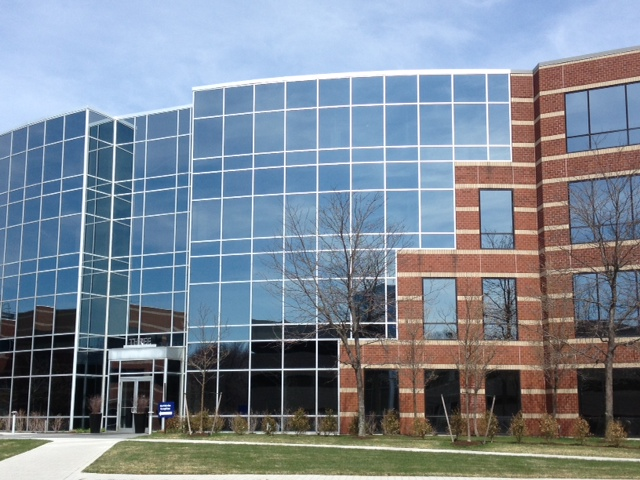
#> input picture Images/image2.png, 640 x 480 px, found by its file name
$ jupyter execute 'Panorama Stitcher From Scratch.ipynb'
#> lines starting #> are read from the running program, lines starting #| are printed output that depends on the picture; after the words box and inside, x2 and y2 are one past the last pixel; in counts of white or black regions, pixels touching at a corner belong together
<center><h1>Panorama Task 2nd Trial</h1><center>

### Set up Environment and Import Libraries

[cell 1]
# Import necessary libraries
import numpy as np  # NumPy is used for numerical operations on arrays
import cv2  # OpenCV is a computer vision library
import matplotlib.pyplot as plt # Importing the matplotlib library for plotting

### Display Images with Matplotlib and OpenCV

[cell 2]
def plt_show(images):
    # If there's only one image, handle it differently
    if len(images) == 1:
        plt.figure(figsize=(10, 10))  # Set the figure size
        rgb_frame = cv2.cvtColor(images[0], cv2.COLOR_BGR2RGB)
        plt.imshow(rgb_frame)
        plt.axis('off')
        plt.show()
    else:
        # Create a subplot with 1 row and len(images) columns, set the figure size
        fig, axes = plt.subplots(1, len(images), figsize=(10, 5))

        # Iterate through the images and corresponding axes
        for i, (image, ax) in enumerate(zip(images, axes)):
            # Convert the BGR image to RGB
            rgb_frame = cv2.cvtColor(image, cv2.COLOR_BGR2RGB)

            # Display the image on the current axis
            ax.imshow(rgb_frame)

            # Turn off axis labels
            ax.axis('off')

        # Display the plot with all the images
        plt.show()

### Load and Display Images with Matplotlib and OpenCV

[cell 3]
# Read the color image from file
img_ = cv2.imread('image2.png')
#> img_ is the input picture: shape (480, 640, 3); mean B, G, R 148.3, 135.5, 124.8

# Convert the color image to grayscale
img1 = cv2.cvtColor(img_, cv2.COLOR_BGR2GRAY)
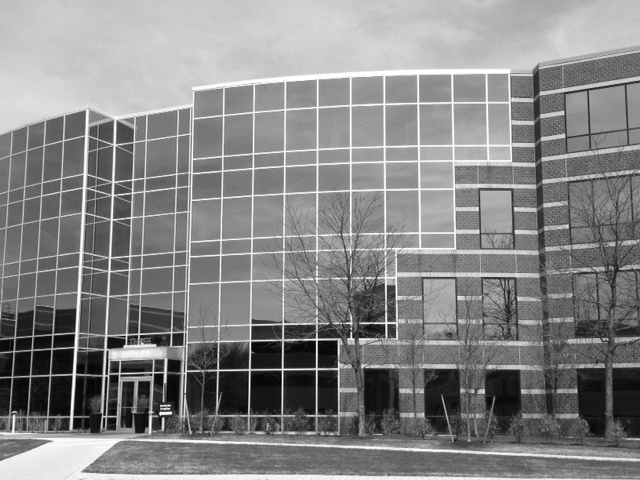
#> img1: shape (480, 640); min 1, max 255, mean 133.7

# Display both the color and grayscale images using plt_show
plt_show([img_, img1])
#> the loop in plt_show, `for i, (image, ax) in enumerate(zip(images, axes)):` made 2 passes
#> in plt_show, `plt.show()`:
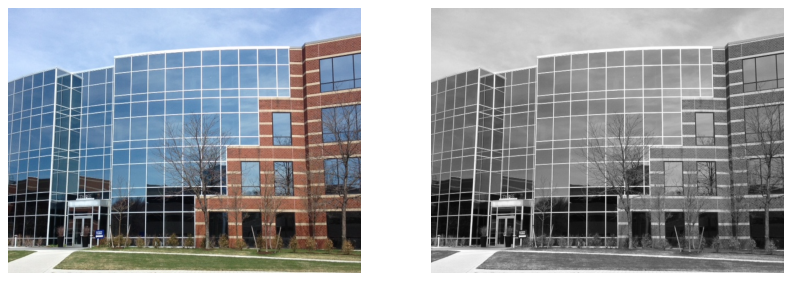
#> figure drawn by matplotlib, 2 panels

[cell 4]
# Read the color image from file
img = cv2.imread('image1.png')
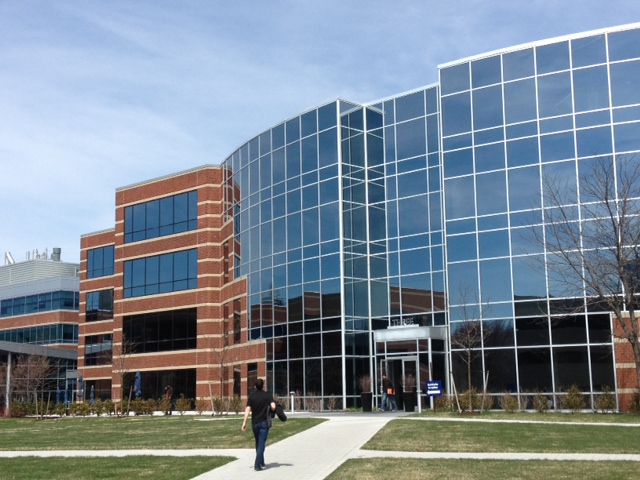
#> input picture Images/image1.png, 640 x 480 px, found by its file name
#> img is the input picture: shape (480, 640, 3); mean B, G, R 148.2, 135.9, 122.8

# Convert the color image to grayscale
img2 = cv2.cvtColor(img, cv2.COLOR_BGR2GRAY)
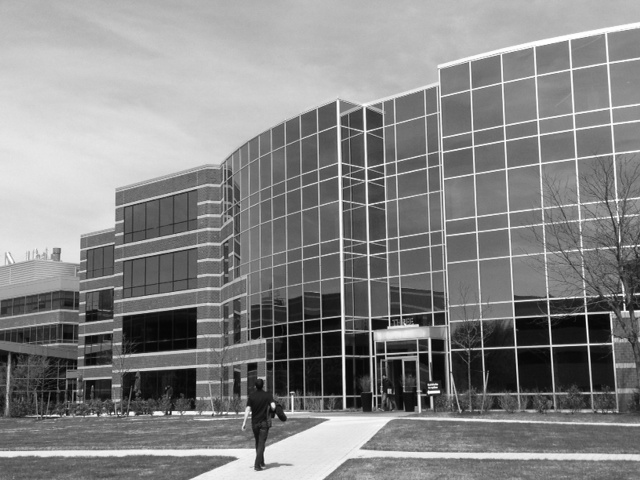
#> img2: shape (480, 640); min 0, max 255, mean 133.4

# Display both the color and grayscale images using plt_show
plt_show([img, img2])
#> the loop in plt_show (call 2), `for i, (image, ax) in enumerate(zip(images, axes)):` made 2 passes

### SIFT Keypoint Detection and Visualization

[cell 5]
# Create a SIFT object
sift = cv2.SIFT_create()

# Find keypoints and compute descriptors for the first image (img1)
kp1, des1 = sift.detectAndCompute(img1, None)
#> kp1 = 2203 keypoints; strongest (x, y, size): (161, 413, 2.4), (170, 413, 2.2), (163, 419, 2.1), (74, 374, 4)

# Find keypoints and compute descriptors for the second image (img2)
kp2, des2 = sift.detectAndCompute(img2, None)
#> kp2 = 1935 keypoints; strongest (x, y, size): (273, 405, 3.3), (438, 392, 2.1), (429, 392, 2.4), (131, 413, 3.2)

# Display the original color images with keypoints marked
# using OpenCV's drawKeypoints and plt_show function
plt_show([cv2.drawKeypoints(img_, kp1, None), cv2.drawKeypoints(img, kp2, None)])
#> the loop in plt_show (call 3), `for i, (image, ax) in enumerate(zip(images, axes)):` made 2 passes
#> pass 2, in plt_show (call 3), `rgb_frame = cv2.cvtColor(image, cv2.COLOR_BGR2RGB)`:
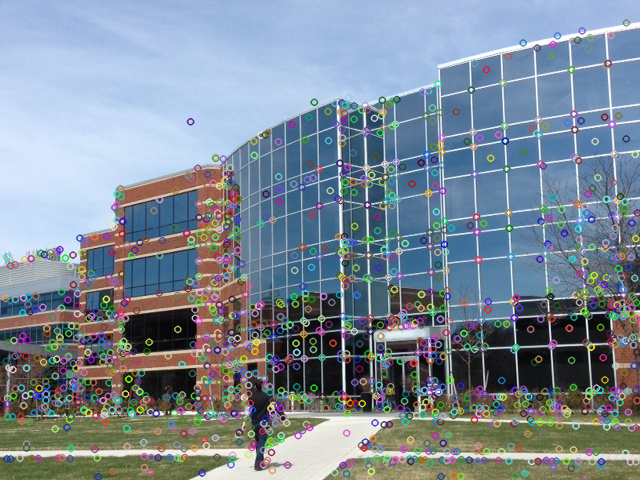
#> rgb_frame: shape (480, 640, 3); mean R, G, B 124.9, 138.1, 150.6

### Matching 2 Images Using BF and Flann

[cell 6]
# Use the FlannBasedMatcher to find k best matches
match = cv2.FlannBasedMatcher(dict(algorithm = 0, trees = 5), dict(checks = 50))
matches = match.knnMatch(des1,des2,k=2)
#> matches = 2203 matches

# Set parameters for drawing matches
draw_parameters = dict(matchColor=(0, 255, 0),
                       singlePointColor=None,
                       flags=2)

[cell 7]
# Use the BFMatcher to find k best matches
match = cv2.BFMatcher()
matches = match.knnMatch(des1,des2,k=2)

[cell 8]
# Create an empty list to store good matches
good = []

# Iterate through the matches
for m, n in matches:
    # Check if the distance ratio between the best match (m) and the second best match (n) is below a threshold (0.3)
    if m.distance < 0.3 * n.distance:
        # If the condition is met, consider it a good match and add it to the list
        good.append(m)
#> after the loop, good = 73 matches

[cell 9]
# Draw matches on a new image
img3 = cv2.drawMatches(img_, kp1, img, kp2, good, None, **draw_parameters)
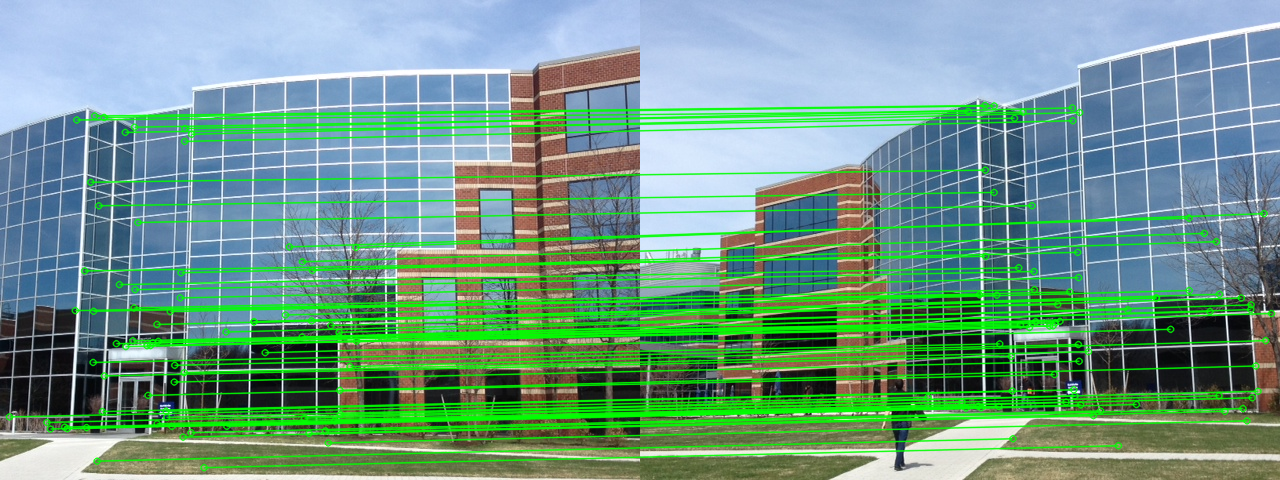
#> img3: shape (480, 1280, 3); mean B, G, R 134.7, 154.2, 110.7

# Display the image with drawn matches
plt_show([img3])

### Image Matching and Perspective Transformation with RANSAC

[cell 10]
# Define a minimum number of good matches required for further processing
MIN_MATCH_COUNT = 10

# Check if the number of good matches is above the threshold
if len(good) > MIN_MATCH_COUNT:
    # Extract source and destination points from good matches
    src_pts = np.float32([kp1[m.queryIdx].pt for m in good]).reshape(-1, 1, 2)
#> src_pts = 73 rows, first 8: [9.02, 416.5], [46.43, 421.9], [50, 428.5], [64.15, 426.6], [66.9, 428.1], [74.82, 310.1], [76.32, 119.5], [84.21, 270.4]
    dst_pts = np.float32([kp2[m.trainIdx].pt for m in good]).reshape(-1, 1, 2)
#> dst_pts = 73 rows, first 8: [287.6, 396.8], [321.6, 401.5], [325.4, 407.6], [337.9, 405.8], [340.9, 407.3], [339, 294.3], [327.7, 110.9], [345.1, 255.9]

    # Find the homography matrix using RANSAC algorithm
    M, mask = cv2.findHomography(src_pts, dst_pts, cv2.RANSAC, 5.0)
#> M = [[0.781, 0.0763, 250.1], [-0.149, 0.941, 7.4], [-0.000358, 1.83e-05, 1]]; mask = 73 values from 1 to 1

    # Get the height and width of the first image (img1)
    h, w = img1.shape
#> h = 480; w = 640

    # Define the four corners of the first image
    pts = np.float32([[0, 0], [0, h-1], [w-1, h-1], [w-1, 0]]).reshape(-1, 1, 2)
#> pts = [[0, 0], [0, 479], [639, 479], [639, 0]]

    # Transform the corners using the homography matrix to get the corresponding corners in the second image
    dst = cv2.perspectiveTransform(pts, M)
#> dst = [[250.1, 7.4], [284.1, 454.4], [1007.6, 465.5], [971.7, -114.1]]

    # Draw a polygon around the transformed corners on the second image
    img2 = cv2.polylines(img2, [np.int32(dst)], True, 255, 3, cv2.LINE_AA)
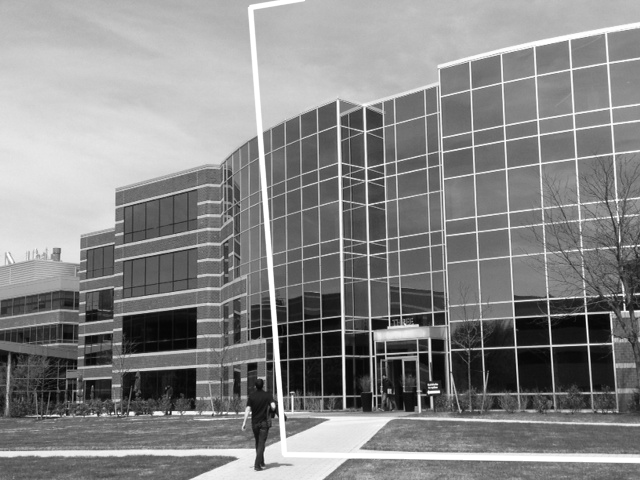
#> img2: shape (480, 640); 1.91% of pixels changed, all inside (x1, y1, x2, y2) = (247, 0, 640, 464)

    # Display the second image with the polygon
    plt_show([img2])
else:
    # If there are not enough good matches, print a message
    print("Not Enough Matches are Found")

### Image Stitching and Perspective Transformation

[cell 11]
# Perform perspective transformation to stitch images using the homography matrix (M)
dst = cv2.warpPerspective(img_, M, (img.shape[1] + img_.shape[1], img.shape[0]))
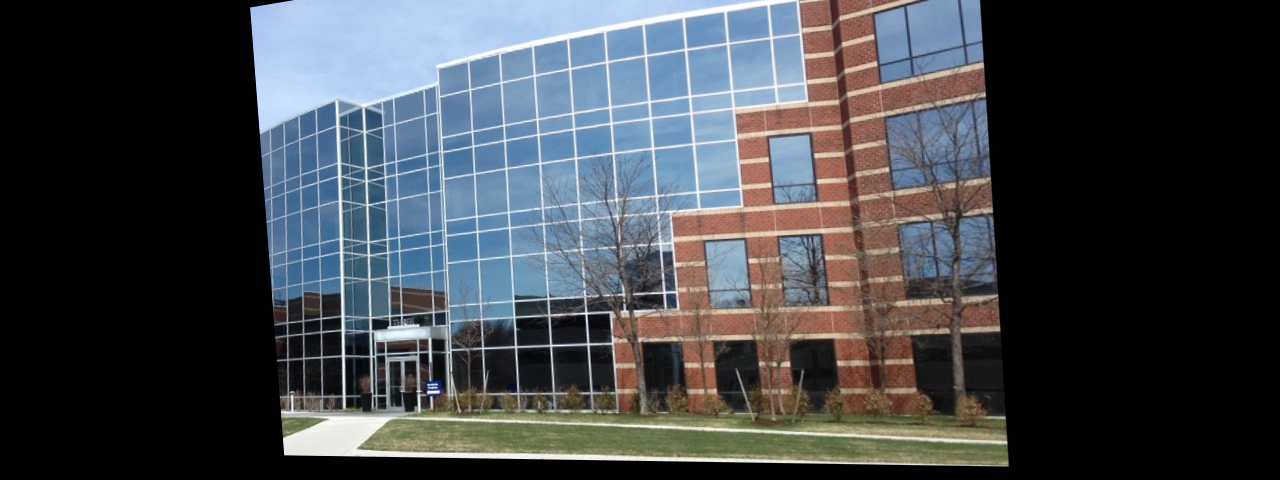
#> dst: shape (480, 1280, 3); mean B, G, R 74.5, 69.6, 65.8

# Overlay the original image onto the transformed space in the stitched result
dst[0:img.shape[0], 0:img.shape[1]] = img
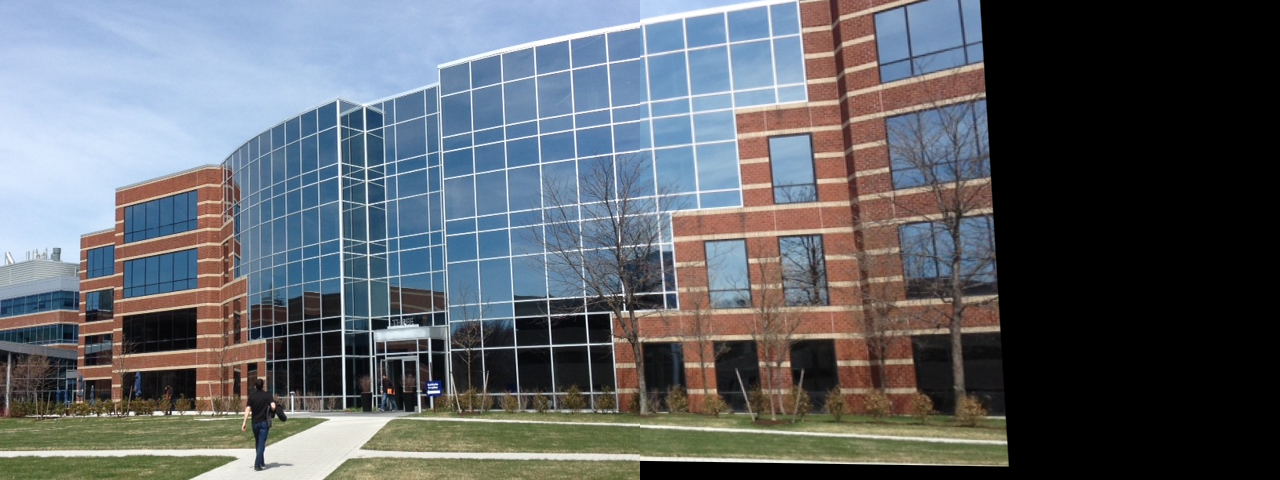
#> dst: shape (480, 1280, 3); mean B, G, R 105.3, 99.4, 94.6

# Display the stitched image (showing only the first 1000 columns for visibility)
plt_show([dst[:, 0:1000]])
#> in plt_show (call 6), `rgb_frame = cv2.cvtColor(images[0], cv2.COLOR_BGR2RGB)`:
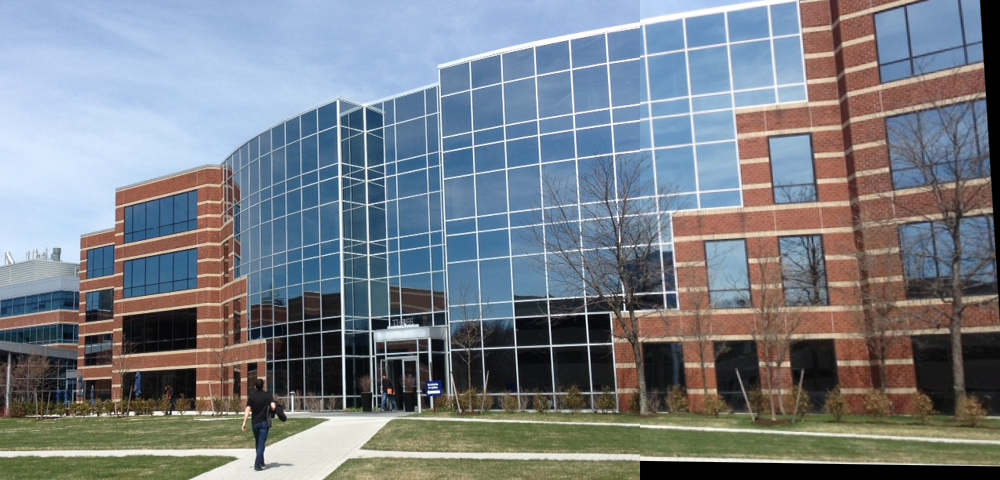
#> rgb_frame: shape (480, 1000, 3); mean R, G, B 121, 127.1, 134.7

# Save the stitched image to a file
cv2.imwrite("MyOutput2.png", dst[:, 0:1000])
#> Out = True
